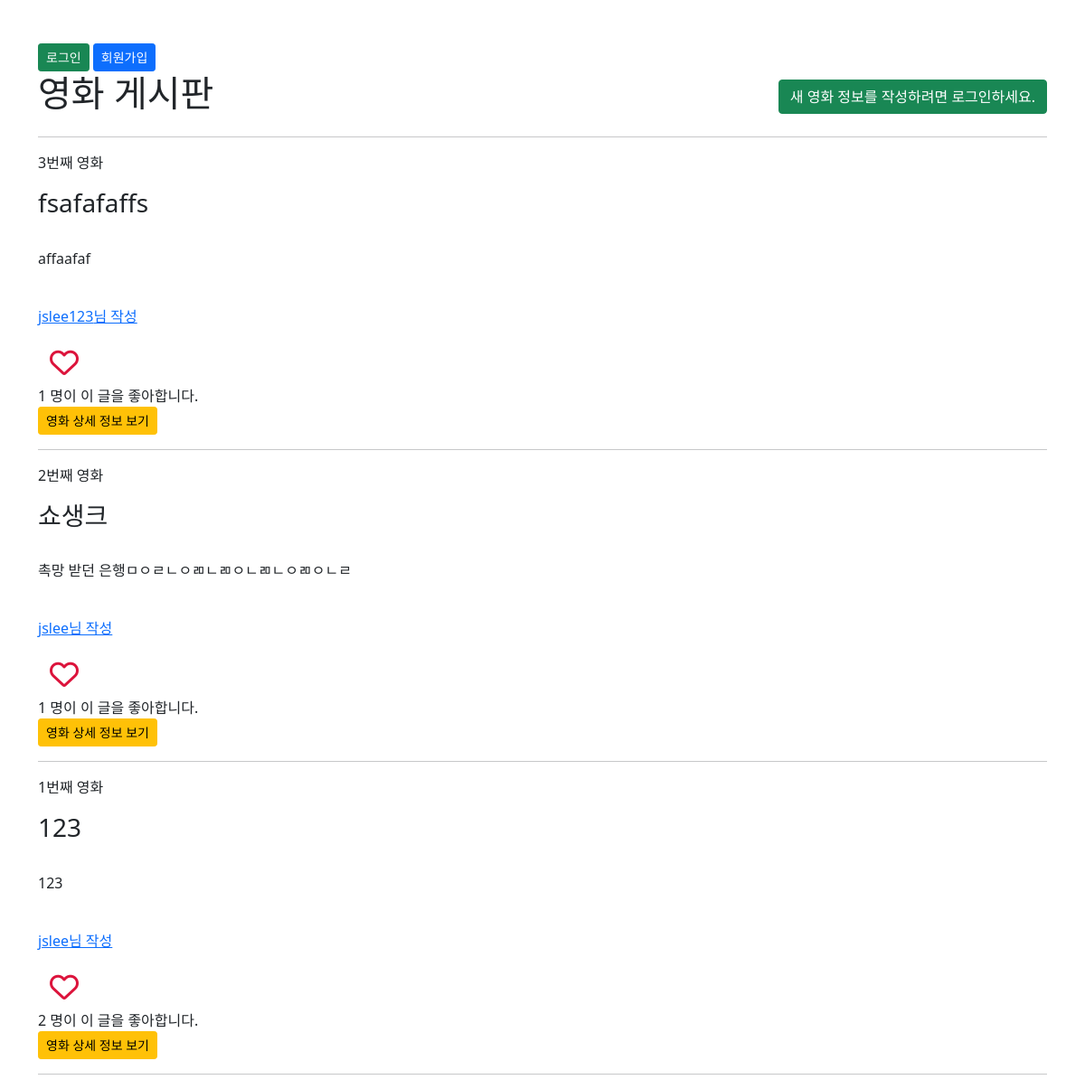
Page /movies/ on the committed database.
### movies/models.py (models this page shows, shortened)
class Movie(models.Model):
    user = models.ForeignKey(settings.AUTH_USER_MODEL,
                             on_delete=models.CASCADE)
    title = models.CharField(max_length=10)
    content = models.TextField()
    created_at = models.DateTimeField(auto_now_add=True)
    updated_at = models.DateTimeField(auto_now=True)
    like_users = models.ManyToManyField(settings.AUTH_USER_MODEL, related_name="like_movies")

### accounts/models.py (models this page shows)
class User(AbstractUser):
    followings = models.ManyToManyField('self', symmetrical=False, related_name="followers")

### movies/views.py (the view)
# urls.py: path('', views.index, name='index'),
@require_safe
def index(request):
    movies = Movie.objects.order_by('-pk')
    context = {
        'movies': movies,
    }
    return render(request, 'movies/index.html', context)

### movies/templates/movies/index.html (shortened to what this page needs)
{% extends 'base.html' %}
{% block content %}
  <div class="d-flex justify-content-between align-items-center">
    <h1>영화 게시판</h1>
    {% if request.user.is_authenticated %}
      <a href="{% url 'movies:create' %}" class="btn btn-primary btn-sm">영화 정보 작성</a>
    {% else %}
      <a href="{% url 'accounts:login' %}" class="btn btn-success">새 영화 정보를 작성하려면 로그인하세요.</a>
    {% endif %}
  </div>
  <hr>
  {% for movie in movies %}
    <p>{{ movie.pk }}번째 영화</p>
    <h3>{{ movie.title }}</h3>
    <br>
    <p>{{ movie.content }}</p>
    <br>
    <p><a href="{% url 'accounts:profile' movie.user.username %}">{{ movie.user }}님 작성</a></p>
    <div>
      <form action="{% url 'movies:likes' movie.pk %}" method="POST">
        {% if request.user in movie.like_users.all %}
          <button class="btn btn-link">
            <i class="fas fa-heart fa-2x" style="color:crimson;"></i>
          </button>
        {% else %}
          <button class="btn btn-link">
            <i class="far fa-heart fa-2x" style="color:crimson;"></i>
          </button>
        {% endif %}
      </form>
      <span>{{ movie.like_users.all|length }} 명이 이 글을 좋아합니다.</span>
    </div>
    <a href="{% url 'movies:detail' movie.pk %}" class="btn btn-warning btn-sm">영화 상세 정보 보기</a>
    <hr>
  {% endfor %}
{% endblock content %}

### templates/base.html (shortened to what this page needs)
<!DOCTYPE html>
<html lang="en">
<head>
  <link href="https://cdn.jsdelivr.net/npm/bootstrap@5.1.0/dist/css/bootstrap.min.css" rel="stylesheet">
</head>
<body>
  <div class="container mt-5">
    {% if request.user.is_authenticated %}
      <h3>환영합니다, {{ user }}</h3>
      <div class="d-flex">
        <a href="{% url 'accounts:profile' user.username %}" class="btn btn-primary btn-sm">프로필</a>
        <a href="{% url 'accounts:update' %}" class="btn btn-warning btn-sm">회원정보수정</a>
        <form action="{% url 'accounts:logout' %}" method="POST">
          {% csrf_token %}
          <input type="submit" value="로그아웃" class="btn btn-secondary btn-sm">
        </form>
        <form action="{% url 'accounts:delete' %}" method="POST">
          {% csrf_token %}
          <input type="submit" value="회원탈퇴" class="btn btn-danger btn-sm">
        </form>
      </div>
    {% else %}
      <a href="{% url 'accounts:login' %}" class="btn btn-success btn-sm">로그인</a>
      <a href="{% url 'accounts:signup' %}" class="btn btn-primary btn-sm">회원가입</a>
    {% endif %}
    <br>
    {% block content %}
    {% endblock content %}
  </div>
</body>
</html>

### rows in the picture
Movie: pk "3", title "fsafafaffs", content "affaafaf", user "jslee123", like_users.all|length "1"
Movie: pk "2", title "쇼생크", content "촉망 받던 은행ㅁㅇㄹㄴㅇㄻㄴㄻㅇㄴㄻㄴㅇㄻㅇㄴㄹ", user "jslee", like_users.all|length "1"
Movie: pk "1", title "123", content "123", user "jslee", like_users.all|length "2"
